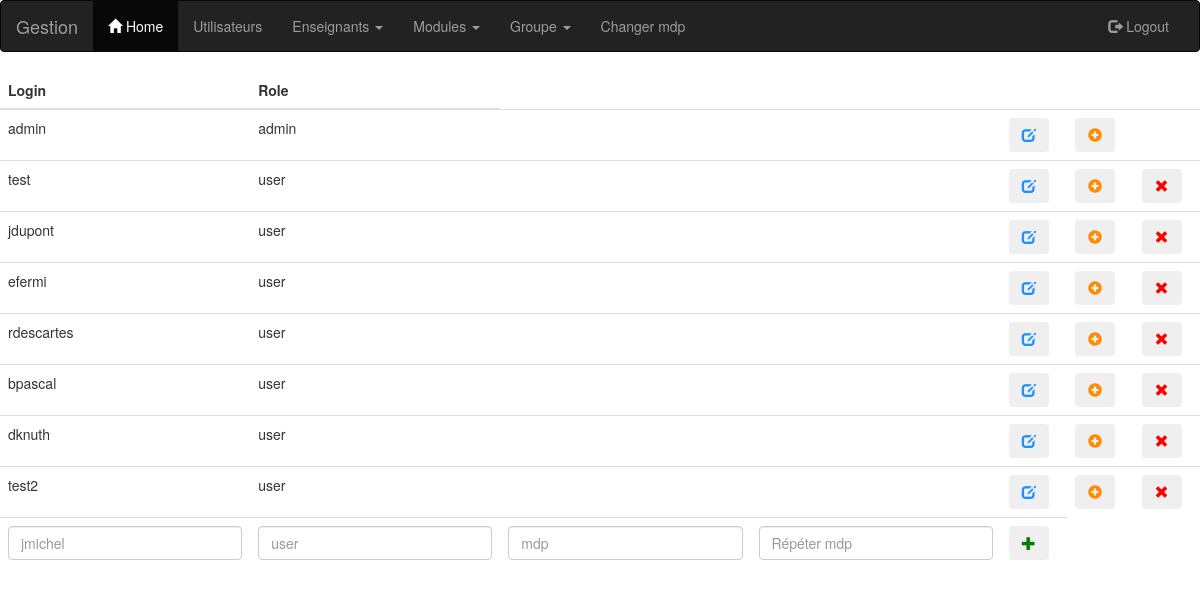
Page /CRUDuser.php (signed in) on the committed database.
### tables this page shows
CREATE TABLE `users` (
  `uid` int(11) NOT NULL,
  `login` varchar(30) NOT NULL,
  `mdp` varchar(255) NOT NULL,
  `role` enum('user','admin') NOT NULL DEFAULT 'user'
);

### auth/config.php (called while the page is built, shortened)
<?php
$pathFor = [
    "login"  => "/login.php",
    "logout" => "/logout.php",
    "adduser" => "/adduser.php",
    "root"   => "/",
    "TBenseignant" => "/TBenseignant.php",
    "home" => "/home.php",
    "mdp" => "/mdp.php",
    "TBgroupes" => "/TBgroupes.php",
    "TBmodules" => "/TBmodules.php",
    "CRUDuser" => "/CRUDuser.php",
    "CRUDenseignant" => "/CRUDenseignant.php",
    "CRUDmodule" => "/CRUDmodule.php",
    "CRUDgroupe" => "/CRUDgroupe.php"
];

### auth/loader.php (called while the page is built, shortened)
<?php
require("config.php");
spl_autoload_register(function ($class) {
    $path = explode('\\',$class);
    $class = array_pop($path);
});
$idm = new Pw\Auth\Identity\IdentityManager();

### auth/IdentityManager.php (called while the page is built, shortened)
<?php
class IdentityManager implements \ArrayAccess
{
    protected $storage;
    public function __construct(&$storage = null)
    {
        if (is_array($storage)) {
            $this->storage = &$storage;
        } elseif ($storage instanceof ArrayAccess) {
            $this->storage = $storage;
        } else {
            $this->storage = &$_SESSION;
        }
    }
    public function hasIdentity()
    {
        return isset($this->storage[self::IDKEY]) && isset($this->storage[self::IDKEY]['identity']);
    }
    public function hasUid()
    {
        return $this->hasIdentity() && isset($this->storage[self::IDKEY]['uid']);
    }
    public function getUid()
    {
        return $this->storage[self::IDKEY]['uid'];
    }
    public function getRole()
    {
        return $this->storage[self::IDKEY]['roles'][0];
    }
    public function hasRoles()
    {
        return $this->hasIdentity() && isset($this->storage[self::IDKEY]['roles']);
    }
}

### CRUDuser_form.php (the view, shortened to what this page needs)
<?php
include("header.php");
$SQL = "SELECT uid, login, role FROM users";
$stmt = $db->prepare($SQL);
$stmt->execute();
if(isset($_POST['modif'])){ ?>
    <table class ="table table-hover">
        <thead class="black white-text">
            <tr>
                <th>Login</th>
                <th>Role</th>
            </tr>
        </thead>
        <tbody>
            <?php while($donnee = $stmt->fetch()){
                if(!strcmp($_POST['uid'], $donnee['uid'])){ ?>
                    <form method="post">
                        <tr>
                            <input type="hidden" name="uid" value="<?php echo htmlspecialchars($donnee['uid'])?>">
                            <td><input type="text" class="form-control" name="login" maxlength="30" value="<?php echo htmlspecialchars($_POST['login'])?>"> </td>
                            <td><input type="text" class="form-control" name="role" value="<?php echo htmlspecialchars($_POST['role'])?>" pattern="user|admin" title="admin ou user"> </td>
                            <td><input type="password" class="form-control" name="mdp" placeholder="mdp"></td>
                            <td><input type="password" class="form-control" name="mdp2" placeholder="Répéter mdp"></td>
                            <td><button type="button" class="btn" data-toggle="modal" data-target="#<?php echo $donnee['uid']?>"><span class="glyphicon glyphicon-ok" style="color:green;"></span></button></td>
                            <td><button class="btn"><a href="CRUDuser.php"><span class="glyphicon glyphicon-ban-circle" style="color:red;"></span></a></button></td>
                            <?php modif($donnee['uid'], $donnee['login']); ?>
                        </tr>
                    </form>
               <?php }else{ ?>
                    <tr>
                        <td><?php echo htmlspecialchars($donnee['login'])?></td>
                        <td><?php echo htmlspecialchars($donnee['role'])?></td>
                        <td></td>
                        <td></td>
                        <td></td>
                        <td></td>
                        <td></td>
                    </tr>
               <?php }
                } ?>
        </tbody>
    </table>
<?php
}else{
?>
<table class ="table table-hover">
    <thead class="black white-text">
        <tr>
            <th>Login</th>
            <th>Role</th>
        </tr>
    </thead>
    <tbody>
        <?php while($donnee = $stmt->fetch()){
            ?>
        <tr>
            <td><?php echo htmlspecialchars($donnee['login'])?></td>
            <td><?php echo htmlspecialchars($donnee['role'])?></td>
            <td></td>
            <td></td>
            <td>
                <form method="post">
                    <button type="submit" name="modif" class="btn"><span class="glyphicon glyphicon-edit" style="color:rgb(30,144,255);"></span></button>
                </form>
            </td>
            <td>
                <form method="post">
                    <button type="submit" name="affect" class="btn"><span class="glyphicon glyphicon-plus-sign" style="color:darkorange;"></span></button>
                </form>
            </td>
            <?php if(strcmp($idm->getUid(), $donnee['uid'])){ ?>
            <td><button type="submit" class="btn" data-toggle="modal" data-target="#<?php echo $donnee['uid']?>"><span class="glyphicon glyphicon-remove" style="color:red;"></span></button></td>
        <?php }else{ ?>
            <td></td>
       <?php } ?>
            </tr>
        <?php } ?>
            <form method="post">
                <tr>
                    <td><input type="text" class="form-control" name="login" placeholder="jmichel"></td>
                    <td><input type="text" class="form-control" name="role" placeholder="user" pattern="user|admin" title="admin ou user"></td>
                    <td><input type="password" class="form-control" name="mdp" placeholder="mdp"></td>
                    <td><input type="password" class="form-control" name="mdp2" placeholder="Répéter mdp"></td>
                    <td><button type="submit" name="ajout" class="btn"><span class="glyphicon glyphicon-plus" style="color:green;"></span></button></td>
                </tr>
            </form>
    </tbody>
</table>
<?php
}
include("footer.php");
?>

### CRUDuser.php (shortened to what this page needs)
<?php
require("auth/EtreAuthentifie.php");
if(!isset($_POST['sup']) && !isset($_POST['ajout']) && !isset($_POST['modif2']) && !isset($_POST['affect2'])){
    include("CRUDuser_form.php");
    exit();
}

### header.php (shortened to what this page needs)
<!DOCTYPE html>
<html>
<head>
<link rel="stylesheet" href="https://maxcdn.bootstrapcdn.com/bootstrap/3.4.0/css/bootstrap.min.css">
</head>
<body>
<nav class="navbar navbar-inverse">
  <div class="container-fluid">
    <div class="navbar-header">
      <a class="navbar-brand" href="<?= $pathFor['home'] ?>">Gestion</a>
    </div>
    <div class="collapse navbar-collapse" id="myNavbar">
      <ul class="nav navbar-nav">
        <li class="active"><a href="<?= $pathFor['home'] ?>"><span class="glyphicon glyphicon-home"></span> Home</a></li>
        <?php if($idm->getRole()){ ?>
          <?php if(!strcmp($idm->getRole(), "admin")){ ?>
          <li><a href="<?= $pathFor['CRUDuser'] ?>">Utilisateurs</a></li>
          <?php } ?>
          <li class="dropdown">
          <a class="dropdown-toggle" data-toggle="dropdown" href="#">Enseignants
          <span class="caret"></span></a>
        </li>
          <?php if(!strcmp($idm->getRole(), "admin")){ ?>
          <li class="dropdown">
            <a class="dropdown-toggle" data-toggle="dropdown" href="#">Modules
            <span class="caret"></span></a>
          </li>
          <li class="dropdown">
            <a class="dropdown-toggle" data-toggle="dropdown" href="#">Groupe
            <span class="caret"></span></a>
          </li>
          <?php } ?>
          <li><a href="<?= $pathFor['mdp'] ?>">Changer mdp</a></li>
        <?php } ?>
      </ul>
      <ul class="nav navbar-nav navbar-right">
        <?php if($idm->getRole()){?>
        <li><a href="<?= $pathFor['logout'] ?>"><span class="glyphicon glyphicon-log-out"></span> Logout</a></li>
        <?php }?>
      </ul>
    </div>
  </div>
</nav>

### footer.php
</body>
</html>

### header.php (style rules this page uses)
body { background-color: white }
table { width: 50%; }

### rows in the picture
users: login "admin", role "admin"
users: login "test", role "user"
users: login "jdupont", role "user"
users: login "efermi", role "user"
users: login "rdescartes", role "user"
users: login "bpascal", role "user"
users: login "dknuth", role "user"
users: login "test2", role "user"
